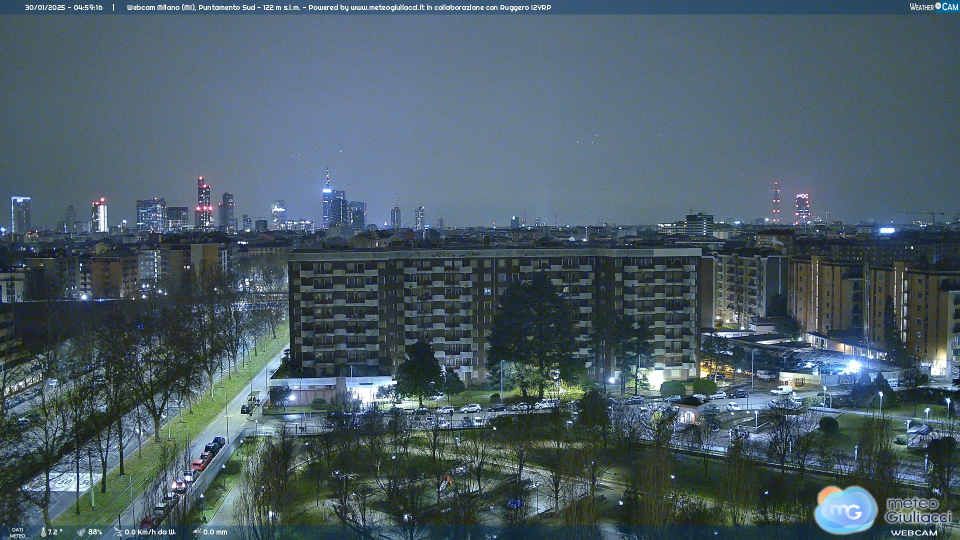
#> input picture code/images/20250130-0500.jpg, 1920 x 1080 px (shown at 1/2 size); its folder holds only this picture in this run
$ jupyter execute 02-image_feature_extraction.ipynb
#> lines starting #> are read from the running program, lines starting #| are printed output that depends on the picture
# Extract mean RGB features (Sky vs Ground)

This notebook scans a folder of webcam images, crops fixed top/bottom ribbons, splits the remaining image into **sky** and **ground**, and exports mean RGB features to a CSV file.

## Imports

Libraries used:
- `pathlib`: safer filesystem paths
- `PIL` + `numpy`: image loading and pixel math
- `re` + `datetime`: parse timestamps from filenames
- `csv`: write tabular output

[cell 1]
import re
from pathlib import Path
from PIL import Image
import numpy as np
import csv
from datetime import datetime

## Helper functions

- Load each image as an RGB NumPy array of shape `(H, W, 3)`.
- Crop by row indices to remove overlays/borders.
- Compute mean RGB values for any region.

[cell 2]
def load_rgb_array(p: Path) -> np.ndarray:
    """Load image and return an (H, W, 3) RGB array."""
    img = Image.open(p).convert("RGB")
#> img is the input picture: PIL image 1920x1080 RGB; mean R, G, B 74.7, 92.5, 102.4
    return np.array(img)


def crop_by_rows(arr: np.ndarray, y0: int, y1: int) -> np.ndarray:
    """Crop vertically: keep rows [y0:y1), all columns, all channels."""
    return arr[y0:y1, :, :]


def mean_rgb(arr: np.ndarray):
    """
    Mean of R,G,B channels for a region.
    Returns NaNs for empty regions (prevents errors and preserves row count logic).
    """
    if arr.size == 0:
        return (np.nan, np.nan, np.nan)

    r = arr[:, :, 0].mean()
    g = arr[:, :, 1].mean()
    b = arr[:, :, 2].mean()
    return (float(r), float(g), float(b))

## Parameters and paths

### I/O
- Input folder: `Images/` (scanned recursively)
- Output file: `Processing Outputs/image_feature.csv`

### Cropping logic (row indices)
- `Y_START`: remove top ribbon (overlay)
- `Y_END`: remove bottom ribbon
- `SPLIT_Y`: split cropped image into:
  - rows `[0:SPLIT_Y]` = sky
  - rows `[SPLIT_Y:]` = ground

### Filenames
Only files named like `YYYYMMDD-HHMM.jpg` are processed.
Example: `20250103-0915.jpg`

[cell 3]
root = Path("Images")
output_csv = Path("Processing Outputs/image_feature.csv")

Y_START = 30
Y_END = 960
SPLIT_Y = 430

IMG_EXTS = {".jpg", ".jpeg", ".JPG", ".JPEG"}

# Enforce: 8 digits, hyphen, 4 digits (e.g., 20250103-0915)
name_re = re.compile(r"^(?P<date>\d{8})-(?P<hour>\d{4})$")

## Feature extraction loop

For each valid image:
1. Validate extension and filename pattern.
2. Parse `date` and `hour` from the filename.
3. Load image → check it is large enough for cropping.
4. Crop rows `[Y_START:Y_END]`.
5. Split into sky/ground by `SPLIT_Y`.
6. Compute mean RGB for each region.
7. Append one output row (one row per image).

[cell 4]
rows = []

for p in root.rglob("*"):
    # Filter to expected image extensions only
    if not (p.is_file() and p.suffix in IMG_EXTS):
        continue

    # Validate naming convention (timestamp in stem)
    stem = p.stem
    if not name_re.match(stem):
        continue

    # Parse datetime from filename
    dt = datetime.strptime(stem, "%Y%m%d-%H%M")
    date_csv = dt.strftime("%Y-%m-%d")
    time_csv = dt.strftime("%H:%M")

    # Load image and validate dimensions/channels
    arr = load_rgb_array(p)
    H, W, C = arr.shape
#> H = 1080; W = 1920; C = 3
    if H < Y_END or W < 1 or C != 3:
        # Skip images that cannot be safely cropped or are not RGB-like
        continue

    # Crop out ribbons
    cropped = crop_by_rows(arr, Y_START, Y_END)
#> in crop_by_rows, `return arr[y0:y1, :, :]`:
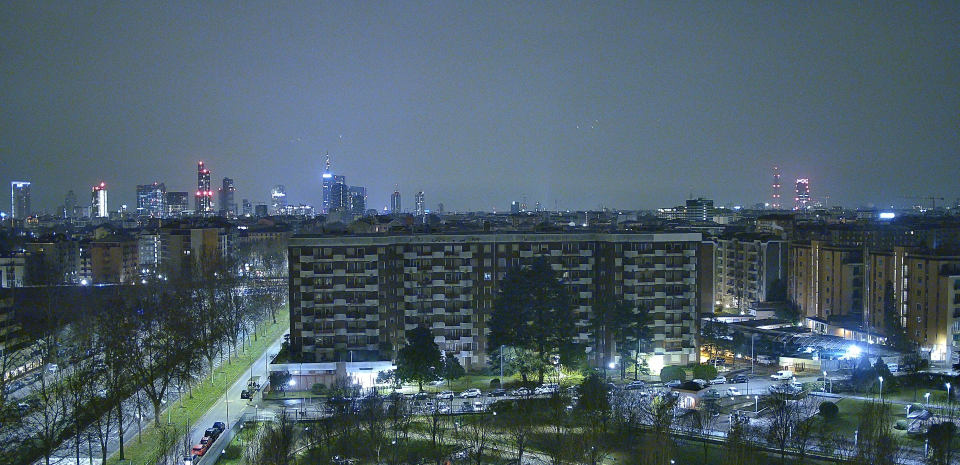
#> returned value: shape (930, 1920, 3) (shown at 1/2 size); mean of channels 0, 1, 2 76.2, 93.6, 104.5; drawn as R, G, B

    # Split into sky and ground regions
    sky = cropped[0:SPLIT_Y, :, :]
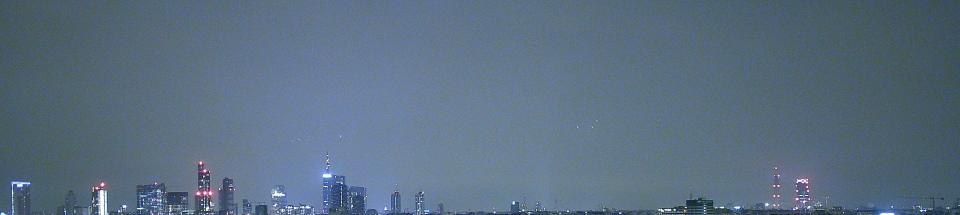
#> sky: shape (430, 1920, 3) (shown at 1/2 size); mean R, G, B 90.5, 110.5, 129.2
    ground = cropped[SPLIT_Y:, :, :]
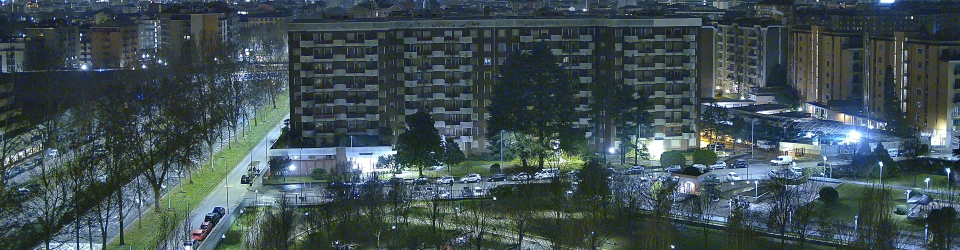
#> ground: shape (500, 1920, 3) (shown at 1/2 size); mean R, G, B 63.9, 79, 83.3

    # Compute features
    r_s_m, g_s_m, b_s_m = mean_rgb(sky)
#> in mean_rgb, `r = arr[:, :, 0].mean()`: r = 90.45
#> in mean_rgb, `g = arr[:, :, 1].mean()`: g = 110.5
#> in mean_rgb, `b = arr[:, :, 2].mean()`: b = 129.2
#> r_s_m = 90.45; g_s_m = 110.5; b_s_m = 129.2
    r_g_m, g_g_m, b_g_m = mean_rgb(ground)
#> r_g_m = 63.94; g_g_m = 79.02; b_g_m = 83.26

    # Store row
    rows.append({
        "date": date_csv,
        "hour": time_csv,
        "R_S_M": r_s_m,
        "G_S_M": g_s_m,
        "B_S_M": b_s_m,
        "R_G_M": r_g_m,
        "G_G_M": g_g_m,
        "B_G_M": b_g_m,
    })

## Export to CSV

- Creates the output folder if missing.
- Writes a header + one row per processed image.

[cell 5]
output_csv.parent.mkdir(parents=True, exist_ok=True)

with output_csv.open("w", newline="") as f:
    writer = csv.DictWriter(
        f,
        fieldnames=["date", "hour", "R_S_M", "G_S_M", "B_S_M", "R_G_M", "G_G_M", "B_G_M"]
    )
    writer.writeheader()
    writer.writerows(rows)

print(f"Done. Wrote {len(rows)} rows to {output_csv}")
#| Done. Wrote 1 rows to Processing Outputs/image_feature.csv

$ run again, on code/images/20250130-1200.jpg
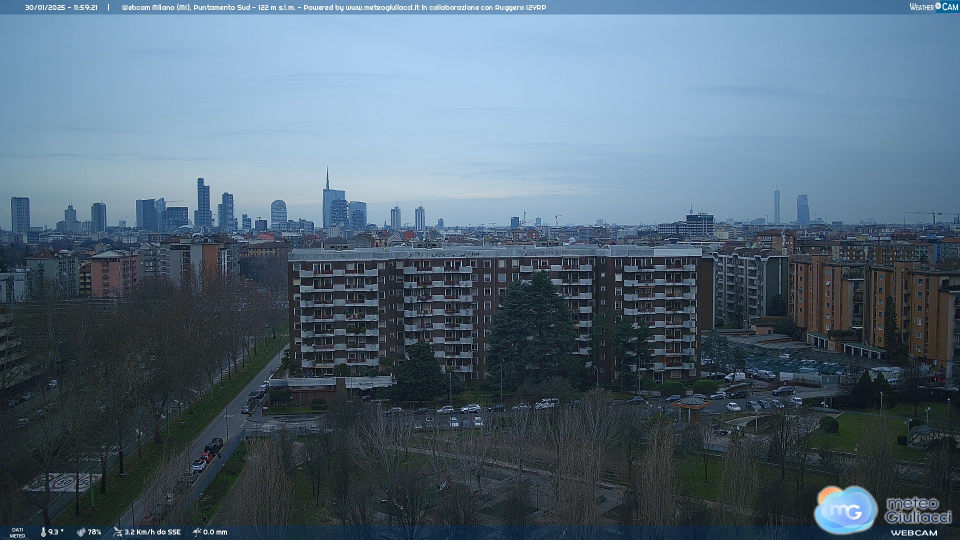
#> input picture code/images/20250130-1200.jpg, 1920 x 1080 px (shown at 1/2 size)
#> in load_rgb_array, img is the input picture: PIL image 1920x1080 RGB; mean R, G, B 83.3, 103.6, 120
#> `sky = cropped[0:SPLIT_Y, :, :]`:
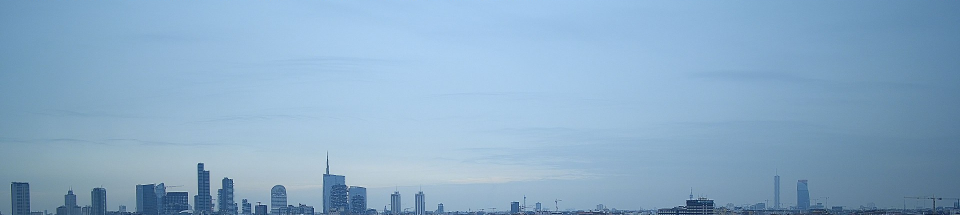
#> sky: shape (430, 1920, 3) (shown at 1/2 size); mean R, G, B 138.3, 172.4, 200.7
#> `ground = cropped[SPLIT_Y:, :, :]`:
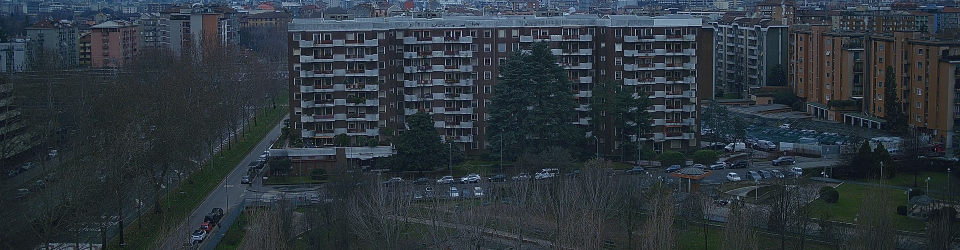
#> ground: shape (500, 1920, 3) (shown at 1/2 size); mean R, G, B 44.7, 53.8, 60.9
#> r = 138.3
#> g = 172.4
#> b = 200.7
#> r_s_m = 138.3; g_s_m = 172.4; b_s_m = 200.7
#> r_g_m = 44.65; g_g_m = 53.81; b_g_m = 60.93
#| Done. Wrote 1 rows to Processing Outputs/image_feature.csv

$ run again, on code/images/20250130-1500.jpg
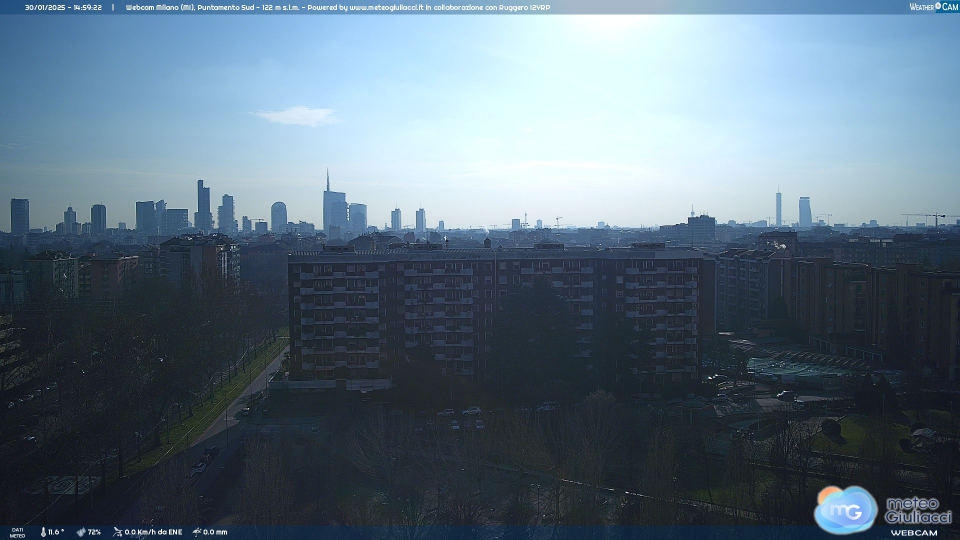
#> input picture code/images/20250130-1500.jpg, 1920 x 1080 px (shown at 1/2 size)
#> in load_rgb_array, img is the input picture: PIL image 1920x1080 RGB; mean R, G, B 92.2, 111.2, 125.4
#> `sky = cropped[0:SPLIT_Y, :, :]`:
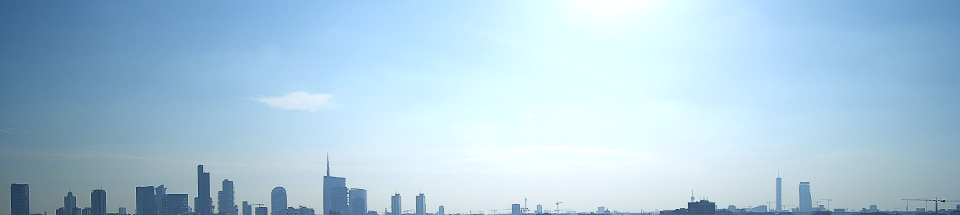
#> sky: shape (430, 1920, 3) (shown at 1/2 size); mean R, G, B 171.9, 202.8, 221.8
#> `ground = cropped[SPLIT_Y:, :, :]`:
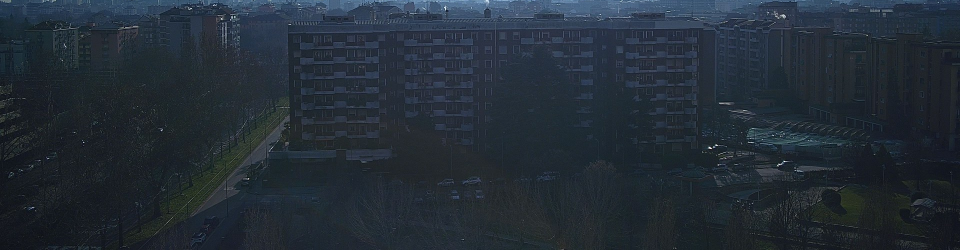
#> ground: shape (500, 1920, 3) (shown at 1/2 size); mean R, G, B 35.6, 45, 54.8
#> r = 171.9
#> g = 202.8
#> b = 221.8
#> r_s_m = 171.9; g_s_m = 202.8; b_s_m = 221.8
#> r_g_m = 35.55; g_g_m = 45.02; b_g_m = 54.83
#| Done. Wrote 1 rows to Processing Outputs/image_feature.csv

$ run again, on code/images/20250203-2000.jpg
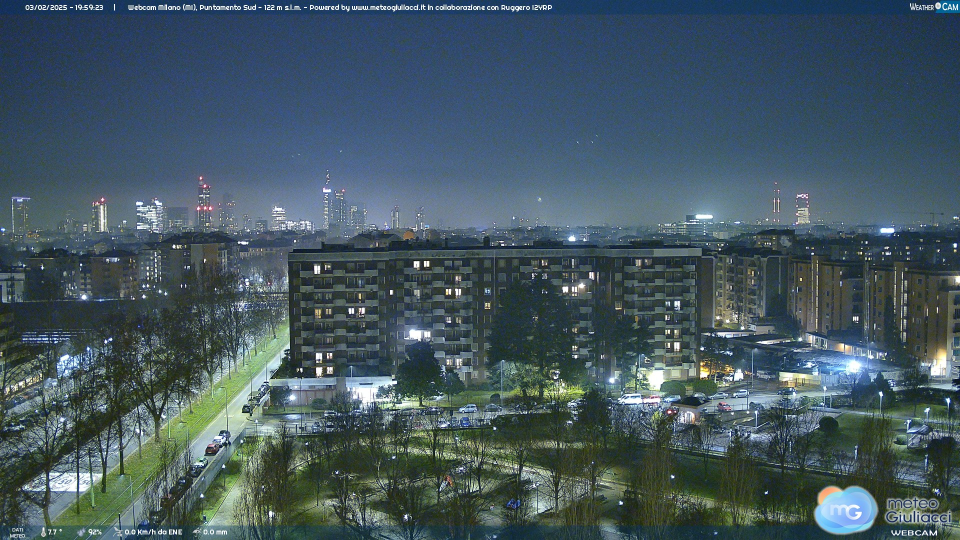
#> input picture code/images/20250203-2000.jpg, 1920 x 1080 px (shown at 1/2 size)
#> in load_rgb_array, img is the input picture: PIL image 1920x1080 RGB; mean R, G, B 68.7, 87.6, 96.8
#> `sky = cropped[0:SPLIT_Y, :, :]`:
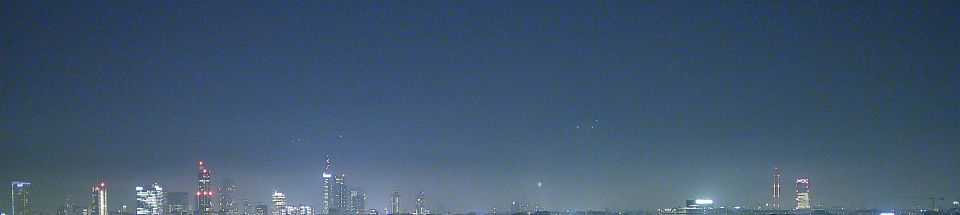
#> sky: shape (430, 1920, 3) (shown at 1/2 size); mean R, G, B 64.4, 86.9, 111.5
#> `ground = cropped[SPLIT_Y:, :, :]`:
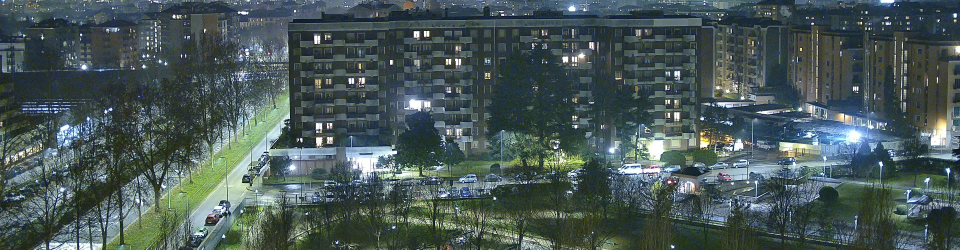
#> ground: shape (500, 1920, 3) (shown at 1/2 size); mean R, G, B 72.9, 88.2, 87.4
#> r = 64.42
#> g = 86.95
#> b = 111.5
#> r_s_m = 64.42; g_s_m = 86.95; b_s_m = 111.5
#> r_g_m = 72.92; g_g_m = 88.19; b_g_m = 87.42
#| Done. Wrote 1 rows to Processing Outputs/image_feature.csv
